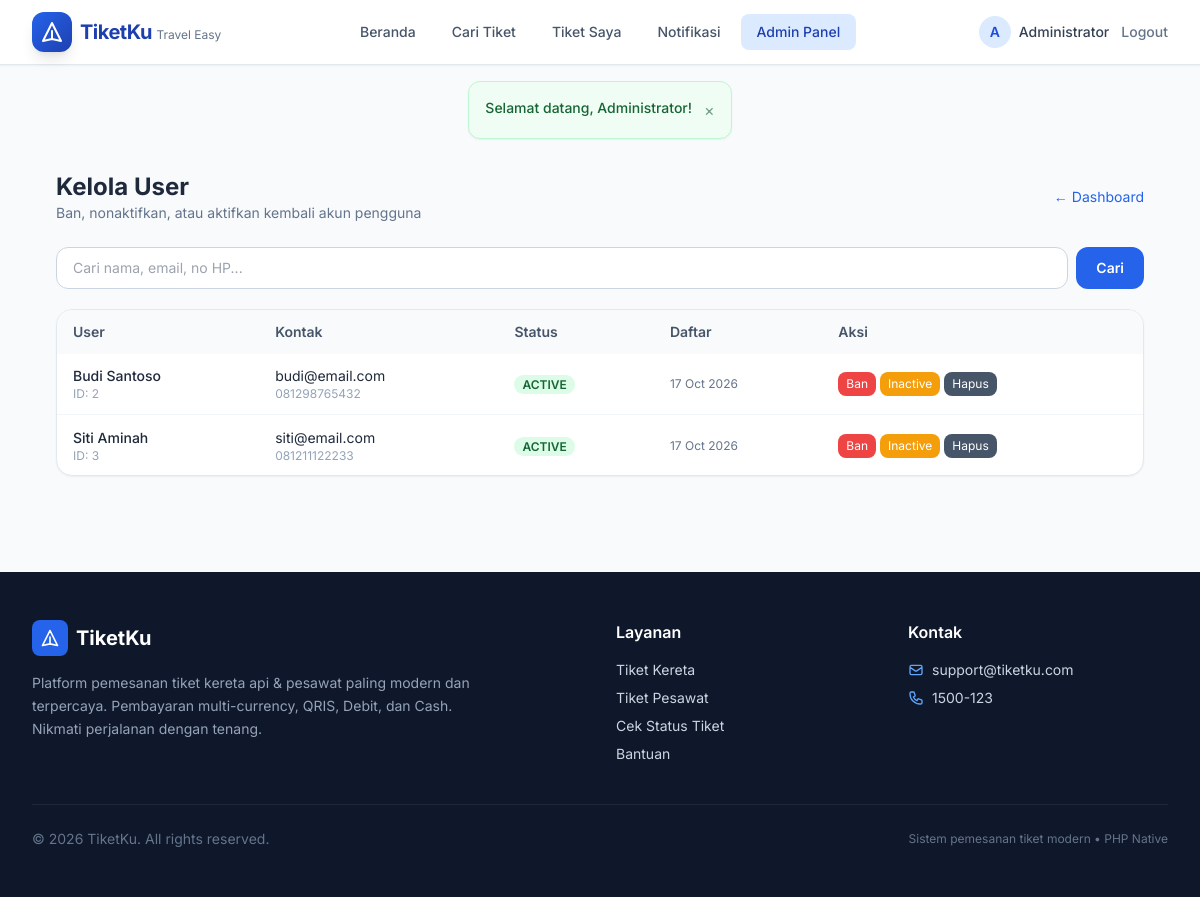
The page /admin/users.php (signed in) on the database its author committed.
### tables this page shows
CREATE TABLE users (
    id INT AUTO_INCREMENT PRIMARY KEY,
    nama_lengkap VARCHAR(100) NOT NULL,
    email VARCHAR(100) NOT NULL UNIQUE,
    password VARCHAR(255) NOT NULL,
    no_hp VARCHAR(20),
    alamat TEXT,
    role ENUM('user', 'admin') DEFAULT 'user',
    account_status ENUM('active','banned','inactive') DEFAULT 'active',
    banned_until DATETIME DEFAULT NULL,
    ban_reason VARCHAR(255) DEFAULT NULL,
    created_at TIMESTAMP DEFAULT CURRENT_TIMESTAMP,
    updated_at TIMESTAMP DEFAULT CURRENT_TIMESTAMP ON UPDATE CURRENT_TIMESTAMP
);

### includes/functions.php (called while the page is built, shortened)
<?php
function e($string) {
    return htmlspecialchars($string ?? '', ENT_QUOTES, 'UTF-8');
}
function getFlash() {
    if (isset($_SESSION['flash'])) {
        $flash = $_SESSION['flash'];
        return $flash;
    }
    return null;
}
function isLoggedIn() {
    return isset($_SESSION['user_id']);
}
function isAdmin() {
    return isset($_SESSION['user_role']) && $_SESSION['user_role'] === 'admin';
}
?>

### admin/users.php (the view, shortened to what this page needs)
<?php
require_once __DIR__ . '/../includes/header.php';
$hasStatusCol = false;
try {
    $pdo->query("SELECT account_status FROM users LIMIT 1");
    $hasStatusCol = true;
} catch (Exception $e) {}
if ($hasStatusCol) {
    $pdo->exec("UPDATE users SET account_status = 'active', banned_until = NULL, ban_reason = NULL
                WHERE account_status IN ('banned','inactive') AND banned_until IS NOT NULL AND banned_until < NOW()");
}
$q = trim($_GET['q'] ?? '');
$sql = "SELECT * FROM users WHERE role = 'user'";
$params = [];
$sql .= " ORDER BY created_at DESC";
$stmt = $pdo->prepare($sql);
$stmt->execute($params);
$users = $stmt->fetchAll();
?>
<div class="max-w-6xl mx-auto px-4 sm:px-6 lg:px-8 py-8">
    <div class="flex flex-col sm:flex-row sm:items-center justify-between gap-4 mb-6">
        <div>
            <h1 class="text-2xl font-bold text-slate-800">Kelola User</h1>
            <p class="text-sm text-slate-500">Ban, nonaktifkan, atau aktifkan kembali akun pengguna</p>
        </div>
        <a href="<?= APP_URL ?>/admin/index.php" class="text-sm text-primary-600 hover:underline">← Dashboard</a>
    </div>
    <form method="GET" class="mb-5 flex gap-2">
        <input type="text" name="q" value="<?= e($q) ?>" placeholder="Cari nama, email, no HP..."
               class="flex-1 border border-slate-300 rounded-xl px-4 py-2.5 text-sm focus:ring-2 focus:ring-primary-500 outline-none">
        <button type="submit" class="bg-primary-600 text-white font-semibold px-5 py-2.5 rounded-xl text-sm">Cari</button>
    </form>
    <div class="bg-white rounded-2xl border border-slate-200 shadow-sm overflow-hidden">
        <div class="overflow-x-auto">
            <table class="w-full text-sm">
                <thead class="bg-slate-50 text-slate-600 text-left">
                    <tr>
                        <th class="px-4 py-3 font-semibold">User</th>
                        <th class="px-4 py-3 font-semibold">Kontak</th>
                        <th class="px-4 py-3 font-semibold">Status</th>
                        <th class="px-4 py-3 font-semibold">Daftar</th>
                        <th class="px-4 py-3 font-semibold">Aksi</th>
                    </tr>
                </thead>
                <tbody class="divide-y divide-slate-100">
                    <?php foreach ($users as $u):
                        $st = $hasStatusCol ? ($u['account_status'] ?? 'active') : 'active';
                    ?>
                    <tr class="hover:bg-slate-50">
                        <td class="px-4 py-3">
                            <div class="font-medium"><?= e($u['nama_lengkap']) ?></div>
                            <div class="text-xs text-slate-400">ID: <?= $u['id'] ?></div>
                        </td>
                        <td class="px-4 py-3">
                            <div><?= e($u['email']) ?></div>
                            <div class="text-xs text-slate-400"><?= e($u['no_hp'] ?: '-') ?></div>
                        </td>
                        <td class="px-4 py-3">
                            <?php if ($st === 'active'): ?>
                                <span class="px-2 py-0.5 rounded-full text-xs font-semibold bg-green-100 text-green-800">ACTIVE</span>
                            <?php endif; ?>
                        </td>
                        <td class="px-4 py-3 text-xs text-slate-500"><?= date('d M Y', strtotime($u['created_at'])) ?></td>
                        <td class="px-4 py-3">
                            <div class="flex flex-wrap gap-1">
                                <?php if ($st === 'active'): ?>
                                <button type="button" onclick="openModal(<?= $u['id'] ?>, 'ban', '<?= e(addslashes($u['nama_lengkap'])) ?>')" class="text-xs bg-red-500 text-white px-2 py-1 rounded-lg hover:bg-red-600">Ban</button>
                                <button type="button" onclick="openModal(<?= $u['id'] ?>, 'inactive', '<?= e(addslashes($u['nama_lengkap'])) ?>')" class="text-xs bg-amber-500 text-white px-2 py-1 rounded-lg hover:bg-amber-600">Inactive</button>
                                <?php endif; ?>
                                <button type="button" onclick="openModal(<?= $u['id'] ?>, 'hapus', '<?= e(addslashes($u['nama_lengkap'])) ?>')" class="text-xs bg-slate-600 text-white px-2 py-1 rounded-lg hover:bg-slate-700">Hapus</button>
                            </div>
                        </td>
                    </tr>
                    <?php endforeach; ?>
                </tbody>
            </table>
        </div>
    </div>
</div>
<?php require_once __DIR__ . '/../includes/footer.php'; ?>

### includes/header.php (shortened to what this page needs)
<?php
require_once __DIR__ . '/functions.php';
$currentUser = null;
if (isLoggedIn()) {
    $stmt = $pdo->prepare("SELECT * FROM users WHERE id = ?");
    $stmt->execute([$_SESSION['user_id']]);
    $currentUser = $stmt->fetch();
}
?>
<!DOCTYPE html>
<html lang="id">
<head>
    <script src="https://cdn.tailwindcss.com"></script>
    <link href="https://unpkg.com/aos@2.3.4/dist/aos.css" rel="stylesheet">
</head>
<body class="bg-slate-50 text-slate-800 min-h-screen flex flex-col">
<nav class="bg-white/90 backdrop-blur-md border-b border-slate-200 sticky top-0 z-50 shadow-sm">
    <div class="max-w-7xl mx-auto px-4 sm:px-6 lg:px-8">
        <div class="flex justify-between h-16 items-center">
            <a href="<?= APP_URL ?>/index.php" class="flex items-center gap-2 group">
                <div class="w-10 h-10 bg-gradient-to-br from-primary-600 to-primary-800 rounded-xl flex items-center justify-center shadow-lg group-hover:scale-105 transition">
                    <svg class="w-6 h-6 text-white" fill="none" stroke="currentColor" viewBox="0 0 24 24">
                        <path stroke-linecap="round" stroke-linejoin="round" stroke-width="2" d="M12 19l9 2-9-18-9 18 9-2zm0 0v-8"/>
                    </svg>
                </div>
                <div>
                    <span class="font-bold text-xl text-primary-800 tracking-tight"><?= APP_NAME ?></span>
                    <span class="hidden sm:inline text-xs text-slate-500 block -mt-1">Travel Easy</span>
                </div>
            </a>
            <div class="hidden md:flex items-center gap-1">
                <a href="<?= APP_URL ?>/index.php" class="px-4 py-2 rounded-lg text-sm font-medium text-slate-600 hover:text-primary-700 hover:bg-primary-50 transition">Beranda</a>
                <a href="<?= APP_URL ?>/user/cari.php" class="px-4 py-2 rounded-lg text-sm font-medium text-slate-600 hover:text-primary-700 hover:bg-primary-50 transition">Cari Tiket</a>
                <?php if (isLoggedIn()): ?>
                    <a href="<?= APP_URL ?>/user/tiket-saya.php" class="px-4 py-2 rounded-lg text-sm font-medium text-slate-600 hover:text-primary-700 hover:bg-primary-50 transition">Tiket Saya</a>
                    <a href="<?= APP_URL ?>/user/notifikasi.php" class="relative px-4 py-2 rounded-lg text-sm font-medium text-slate-600 hover:text-primary-700 hover:bg-primary-50 transition">
                        Notifikasi
                    </a>
                    <?php if (isAdmin()): ?>
                        <a href="<?= APP_URL ?>/admin/index.php" class="px-4 py-2 rounded-lg text-sm font-medium bg-primary-100 text-primary-800 hover:bg-primary-200 transition">Admin Panel</a>
                    <?php endif; ?>
                <?php endif; ?>
            </div>
            <div class="flex items-center gap-3">
                <?php if (isLoggedIn()): ?>
                    <div class="hidden sm:flex items-center gap-2 text-sm">
                        <div class="w-8 h-8 bg-primary-100 rounded-full flex items-center justify-center text-primary-700 font-semibold">
                            <?= strtoupper(substr($currentUser['nama_lengkap'], 0, 1)) ?>
                        </div>
                        <span class="font-medium text-slate-700"><?= e(explode(' ', $currentUser['nama_lengkap'])[0]) ?></span>
                    </div>
                    <a href="<?= APP_URL ?>/process/logout.php" class="text-sm font-medium text-slate-500 hover:text-red-600 transition">Logout</a>
                <?php endif; ?>
            </div>
        </div>
    </div>
</nav>
<?php $flash = getFlash(); if ($flash): ?>
<div class="max-w-7xl mx-auto px-4 mt-4 flash-anim">
    <div class="rounded-xl p-4 flex items-start gap-3 shadow-sm
        <?= $flash['type'] === 'success' ? 'bg-green-50 text-green-800 border border-green-200' : '' ?>
        <?= $flash['type'] === 'danger'  ? 'bg-red-50 text-red-800 border border-red-200' : '' ?>
        <?= $flash['type'] === 'warning' ? 'bg-amber-50 text-amber-800 border border-amber-200' : '' ?>
        <?= $flash['type'] === 'info'    ? 'bg-blue-50 text-blue-800 border border-blue-200' : '' ?>
    ">
        <div class="flex-1 text-sm font-medium"><?= e($flash['message']) ?></div>
        <button onclick="this.closest('.flash-anim').remove()" class="text-current opacity-60 hover:opacity-100 transition">&times;</button>
    </div>
</div>
<?php endif; ?>
<main class="flex-1">

### includes/header.php (style rules this page uses)
body { font-family: 'Inter', sans-serif; }
html { scroll-behavior: smooth; }
a[class*="bg-primary"], a[class*="bg-green"], button[class*="bg-primary"], button[class*="bg-green"], button[type="submit"] { transition: transform 0.2s ease, box-shadow 0.25s ease, filter 0.2s ease !important; }
nav a { transition: all 0.2s ease !important; }
.flash-anim { animation: flashIn 0.5s cubic-bezier(0.22,1,0.36,1) both; }

### rows shown on the page
users: nama_lengkap "A", nama_lengkap "Administrator"
users: nama_lengkap "Budi Santoso", id "2", email "budi@email.com", no_hp "081298765432", account_status "ACTIVE", created_at "17 Oct 2026"
users: nama_lengkap "Siti Aminah", id "3", email "siti@email.com", no_hp "081211122233", account_status "ACTIVE", created_at "17 Oct 2026"

### other values the page prints
APP_NAME "TiketKu"
$flash['message'] "Selamat datang, Administrator!"
